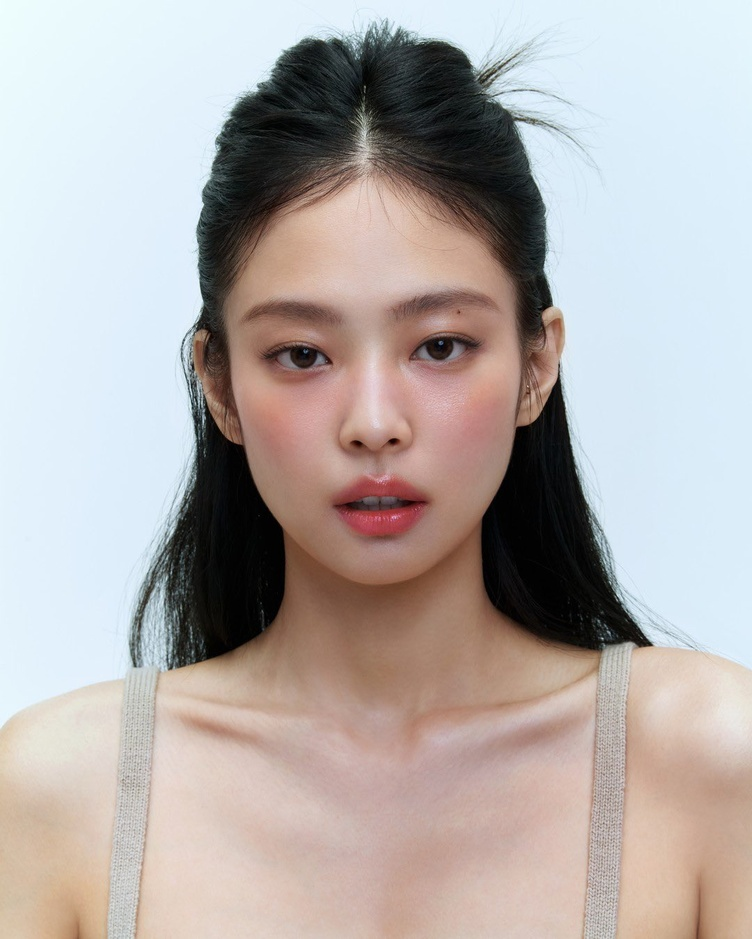
#> input picture image.jpg, 752 x 939 px, shrunk from 1080 x 1349 before the run
$ python ColorExt.py
#> lines starting #> are read from the running program, lines starting #| are printed output that depends on the picture; after the words box and inside, x2 and y2 are one past the last pixel; in counts of white or black regions, pixels touching at a corner belong together
import cv2
import numpy as np

# 이미지를 로드합니다.
image = cv2.imread('image.jpg')
#> image is the input picture: shape (939, 752, 3); mean B, G, R 171, 173.2, 180.3

# 이미지를 BGR에서 HSV로 변환합니다.
hsv_image = cv2.cvtColor(image, cv2.COLOR_BGR2HSV)
#> hsv_image: shape (939, 752, 3); mean H, S, V 53.5, 46.5, 191.1

# 피부색의 범위를 정의합니다.
lower_skin = np.array([0, 20, 70], dtype=np.uint8)
upper_skin = np.array([20, 255, 255], dtype=np.uint8)

# 피부색 마스크를 생성합니다.
skin_mask = cv2.inRange(hsv_image, lower_skin, upper_skin)
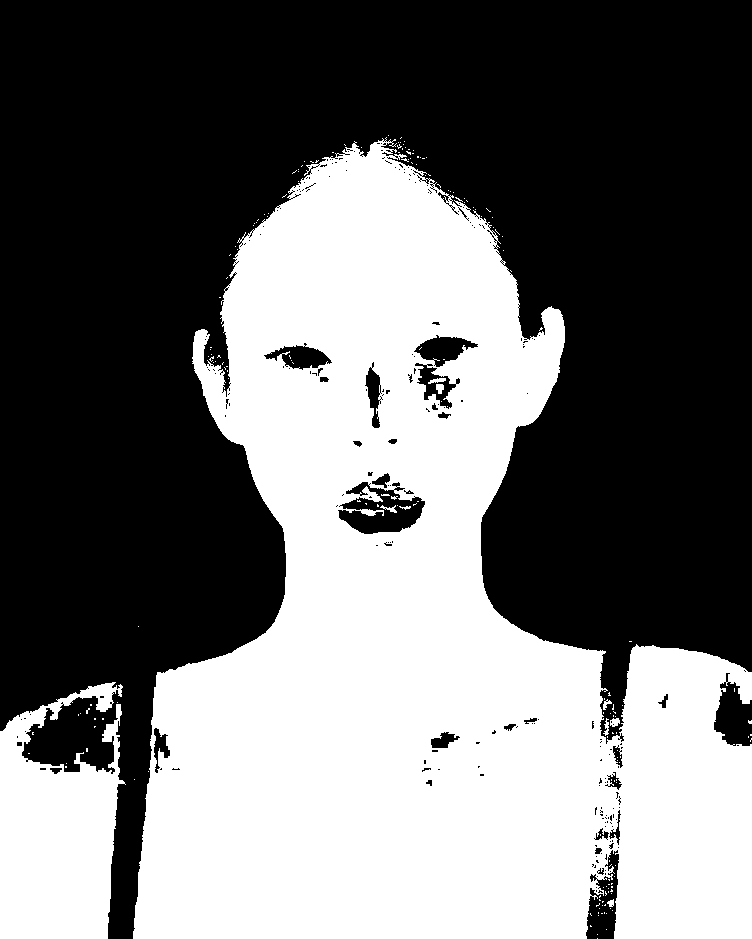
#> skin_mask: shape (939, 752); 43.7% white; 186 white regions (176 under 20 px), largest, box (x1, y1, x2, y2) and area: (133, 137, 752, 939) 285180, (0, 682, 126, 939) 22498, (610, 718, 620, 727) 65

# 원본 이미지에서 피부색만 추출합니다.
skin = cv2.bitwise_and(image, image, mask=skin_mask)
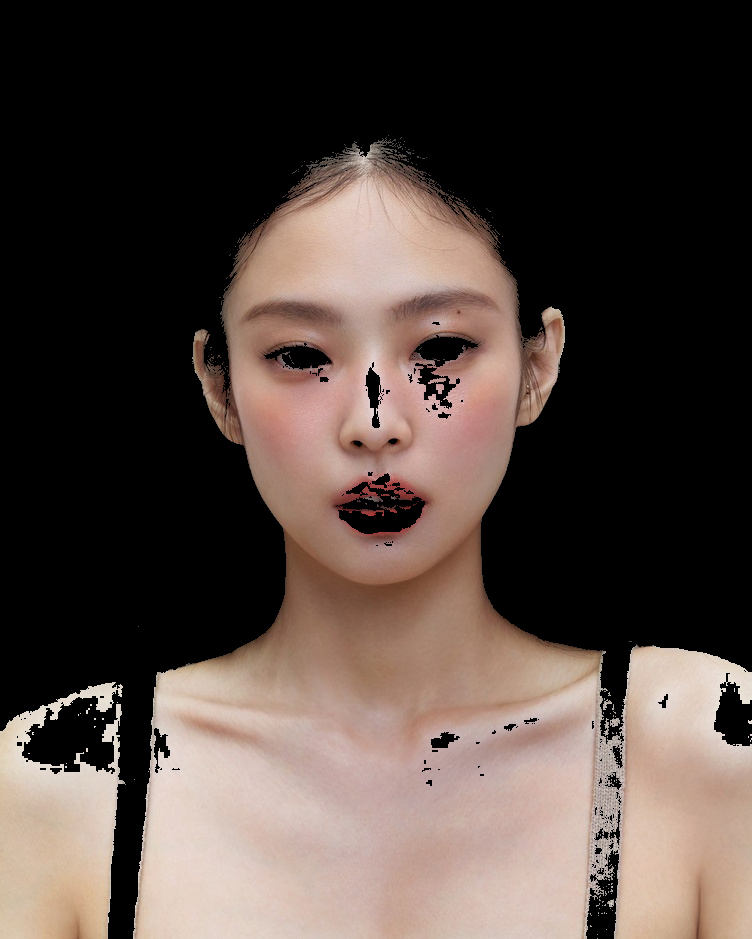
#> skin: shape (939, 752, 3); mean B, G, R 63.9, 70, 83

# 결과 이미지를 출력합니다.
cv2.imshow('Skin Detection', skin)
cv2.waitKey(0)
cv2.destroyAllWindows()
